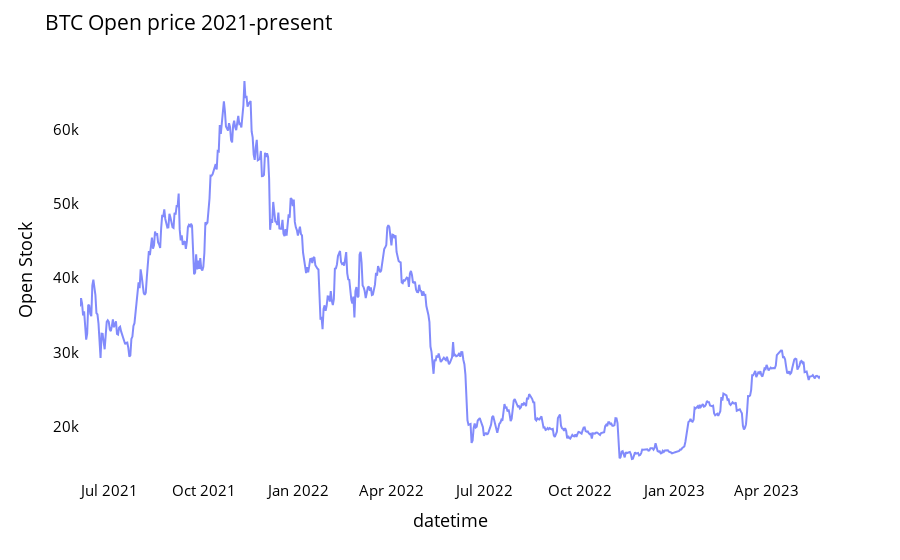

Notebook source saved alongside this figure:
### Code cell
fig = px.line(open_df, x=open_df.datetime, y=open_df.open,labels={'date':'Date','open':'Open Stock'})
fig.update_traces(marker_line_width=2, opacity=0.8, marker_line_color='orange')
fig.update_layout(title_text='BTC Open price 2021-present', plot_bgcolor='white', 
                  font_size=15, font_color='black')
fig.update_xaxes(showgrid=False)
fig.update_yaxes(showgrid=False)
fig.show()

### Figure 1 — Plotly figure (JSON) as saved in the notebook; plotly's stock layout.template omitted (floating-point values rounded to 4 significant figures; data arrays with more than 128 entries replaced by an {"elided": "..."} marker saying what was removed)
{"data": [{"hovertemplate": "datetime=%{x}<br>Open Stock=%{y}<extra></extra>", "legendgroup": "", "line": {"color": "#636efa", "dash": "solid"}, "marker": {"line": {"color": "orange", "width": 2}, "symbol": "circle"}, "mode": "lines", "name": "", "opacity": 0.8, "orientation": "v", "showlegend": false, "type": "scatter", "x": {"elided": "721 str values"}, "xaxis": "x", "y": {"elided": "721 float values"}, "yaxis": "y"}], "layout": {"autosize": true, "font": {"color": "black", "size": 15}, "legend": {"tracegroupgap": 0}, "margin": {"t": 60}, "plot_bgcolor": "white", "title": {"text": "BTC Open price 2021-present"}, "xaxis": {"anchor": "y", "autorange": true, "domain": [0, 1], "range": ["2021-06-02", "2023-05-23"], "showgrid": false, "title": {"text": "datetime"}, "type": "date"}, "yaxis": {"anchor": "x", "autorange": true, "domain": [0, 1], "range": [12820.0, 69350.0], "showgrid": false, "title": {"text": "Open Stock"}, "type": "linear"}}}
